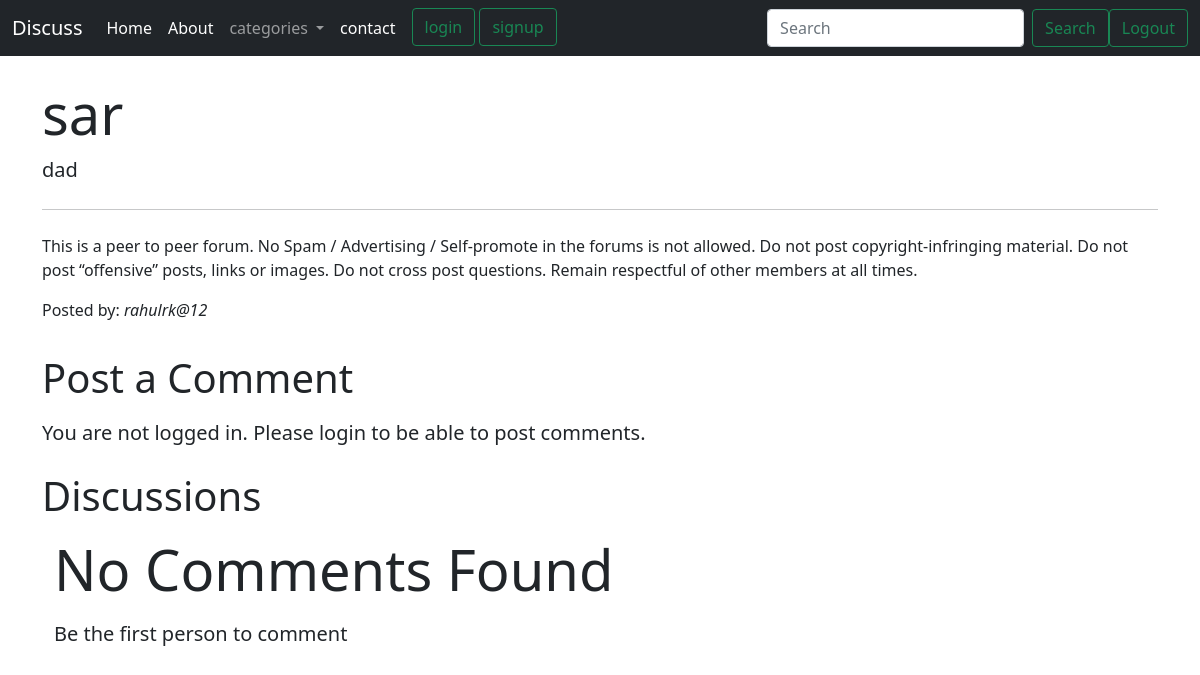
Page /thread.php?threadid=2 on the committed database.
### tables this page shows
CREATE TABLE `thread` (
  `thread_id` int(7) NOT NULL,
  `thread_title` varchar(255) NOT NULL,
  `thread_desc` text NOT NULL,
  `thread_cat_id` int(7) NOT NULL,
  `thread_user_id` int(7) NOT NULL,
  `timestamp` datetime NOT NULL DEFAULT current_timestamp()
);

CREATE TABLE `user` (
  `sno` int(8) NOT NULL,
  `user_name` varchar(30) NOT NULL,
  `user_pass` varchar(256) NOT NULL,
  `timestamp` datetime NOT NULL DEFAULT current_timestamp()
);

### thread.php (the view, shortened to what this page needs)
<!doctype html>
<html lang="en">
<head>
    <link href="https://cdn.jsdelivr.net/npm/bootstrap@5.1.1/dist/css/bootstrap.min.css" rel="stylesheet"
>
</head>
<body>
    <body>
        <?php include 'partials/_dbconnect.php';?>
        <?php include 'partials/_header.php';?>
        <?php
    $id = $_GET['threadid'];
    $sql = "SELECT * FROM `thread` WHERE thread_id = $id";
    $result = mysqli_query($conn, $sql);
    while($row = mysqli_fetch_assoc($result)){
        $title = $row['thread_title'];
        $desc = $row['thread_desc'];
        $thread_user_id = $row['thread_user_id'];
        $sql2 = "SELECT user_name FROM `user`WHERE sno='$thread_user_id'";
        $result2 = mysqli_query($conn, $sql2);
        $row2 = mysqli_fetch_assoc($result2);
        $posted_by = $row2['user_name'];
    }
    ?>
        <div class="container my-4">
            <div class="jumbotron">
                <h1 class="display-4"><?php echo $title;?></h1>
                <p class="lead"> <?php echo $desc;?></p>
                <hr class="my-4">
                <p>This is a peer to peer forum. No Spam / Advertising / Self-promote in the forums is not allowed. Do
                    not post copyright-infringing material. Do not post “offensive” posts, links or images. Do not cross
                    post questions. Remain respectful of other members at all times.</p>
                <p>Posted by: <em><?php echo $posted_by; ?></em></p>
            </div>
        </div>
       <?php
    if(isset($_SESSION['loggedin']) && $_SESSION['loggedin']==true){
    echo '<div class="container">
        <h1 class="py-2">Post a Comment</h1>
        <form action= "'. $_SERVER['REQUEST_URI'] . '" method="post">
            <div class="form-group">
                <label for="exampleFormControlTextarea1">Type your comment</label>
                <textarea class="form-control" id="comment" name="comment" rows="3"></textarea>
                <input type="hidden" name="sno" value="'. $_SESSION["sno"]. '">
            </div>
            <button type="submit" class="btn btn-success">Post Comment</button>
        </form>
    </div>';
    }
    else{
        echo '
        <div class="container">
        <h1 class="py-2">Post a Comment</h1>
           <p class="lead">You are not logged in. Please login to be able to post comments.</p>
        </div>
        ';
    }
    ?>
        <div class="container mb-5" id="ques">
            <h1 class="py-2">Discussions</h1>
            <?php
    $noResult = true;
        if($noResult){
            echo '<div class="jumbotron jumbotron-fluid">
                    <div class="container">
                        <p class="display-4">No Comments Found</p>
                        <p class="lead"> Be the first person to comment</p>
                    </div>
                 </div> ';
        }
    ?>
        </div>
    </body>
</html>

### rows in the picture
thread: thread_title "sar", thread_desc "dad"
user: user_name "rahulrk@12"
